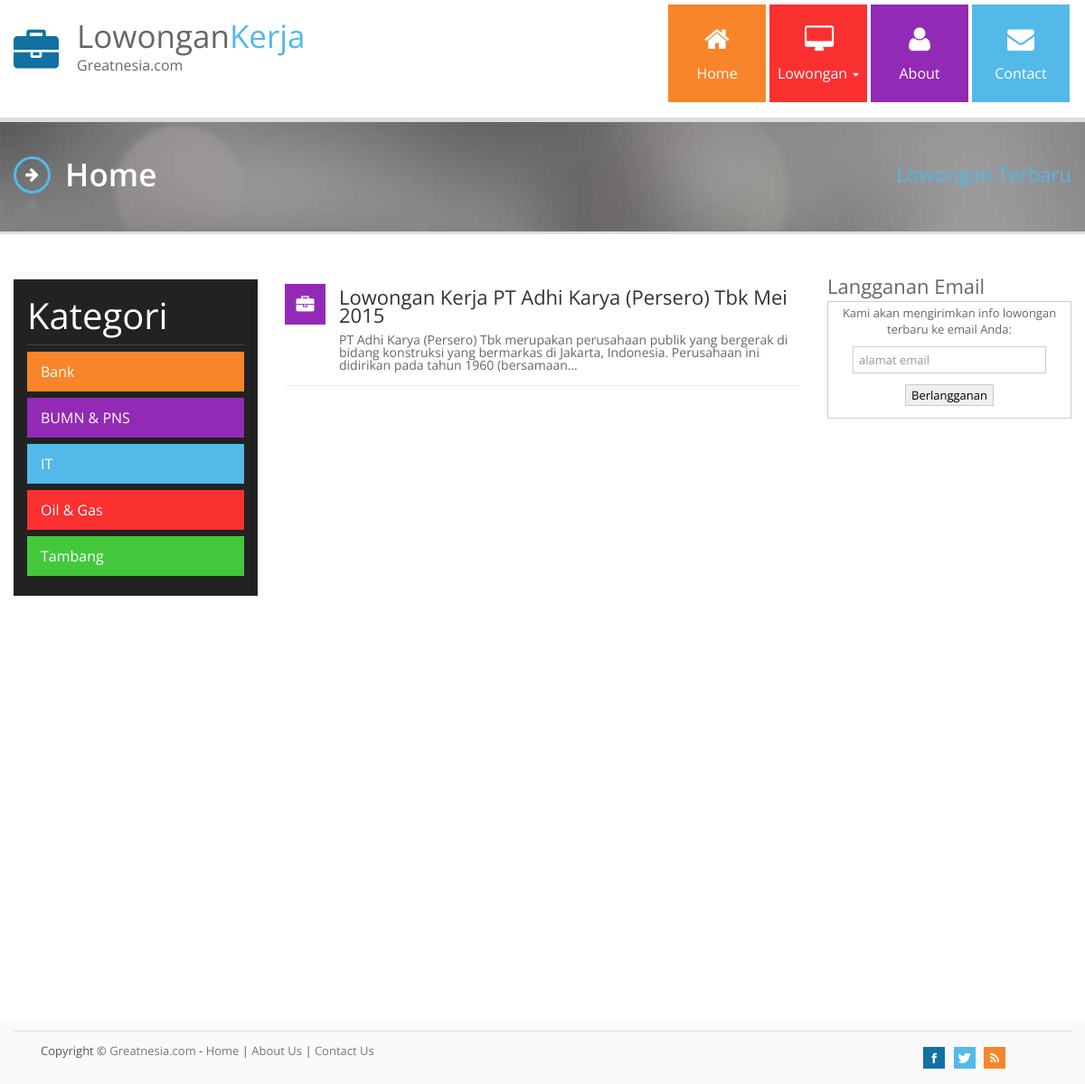
The page / on the database its author committed.
### tables this page shows
CREATE TABLE IF NOT EXISTS `kategori` (
  `kid` int(11) NOT NULL AUTO_INCREMENT,
  `nama` varchar(50) NOT NULL,
  `deskripsi` varchar(255) NOT NULL,
  PRIMARY KEY (`kid`)
);

CREATE TABLE IF NOT EXISTS `lowongan` (
  `lid` int(11) NOT NULL AUTO_INCREMENT,
  `kid` int(11) NOT NULL,
  `judul` varchar(255) NOT NULL,
  `deskripsi` text NOT NULL,
  `tag` text NOT NULL,
  `uploader` varchar(255) NOT NULL,
  `upload_time` datetime NOT NULL,
  `status` int(1) NOT NULL DEFAULT '0',
  PRIMARY KEY (`lid`)
);

### application/controllers/Home.php (called while the page is built, shortened)
<?php
class Home extends CI_Controller{
    public function __construct()
    {
        $this->load->model('homemodel','hmm');
    }
    public function index($off = 0)
    {
        $total = $this->hmm->countAllLoker();
        $this->load->library('pagination');
        $config["base_url"] = site_url('home/index');
        $config["total_rows"] = $total;
        $config["per_page"] = 10;
        $this->load->helper('text');
        $data["judul"] = "Home";
        $data["subjudul"] = "Lowongan Terbaru";
        $data["loker"] = $this->hmm->getAllLoker($config['per_page'],$off);
        $data["kategori"] = $this->hmm->getAllKategori();
        $this->load->view('home_view',$data);
    }
}

### index.php (called while the page is built, shortened)
<?php
require_once BASEPATH.'core/CodeIgniter.php';

### application/models/Homemodel.php (called while the page is built, shortened)
<?php
class Homemodel extends CI_Model
{
    public function getAllKategori()
    {
        $this->db->order_by('nama','asc');
        return $this->db->get('kategori');
    }
    public function getAllLoker($page,$off)
    {
        $this->db->where('status',1);
        $this->db->order_by('upload_time','desc');
        return $this->db->get('lowongan',$page,$off);
    }
    public function countAllLoker()
    {
        $this->db->where('status',1);
        return $this->db->count_all_results('lowongan');
    }
}

### application/config/config.php (called while the page is built, shortened)
<?php
$config['base_url'] = '';
$config['index_page'] = 'index.php';
$config['uri_protocol']	= 'REQUEST_URI';
$config['url_suffix'] = '';
$config['language']	= 'english';
$config['charset'] = 'UTF-8';
$config['enable_hooks'] = FALSE;
$config['subclass_prefix'] = 'MY_';
$config['composer_autoload'] = FALSE;
$config['permitted_uri_chars'] = 'a-z 0-9~%.:_\-';
$config['allow_get_array'] = TRUE;
$config['enable_query_strings'] = FALSE;
$config['controller_trigger'] = 'c';
$config['function_trigger'] = 'm';
$config['directory_trigger'] = 'd';
$config['log_threshold'] = 0;
$config['log_path'] = '';
$config['log_file_extension'] = '';
$config['log_file_permissions'] = 0644;
$config['log_date_format'] = 'Y-m-d H:i:s';
$config['error_views_path'] = '';
$config['cache_path'] = '';
$config['cache_query_string'] = FALSE;
$config['encryption_key'] = 'lokerkey1234567890QWERTYUIOPasdfghjklZXCVBNM';
$config['sess_driver'] = 'database';
$config['sess_cookie_name'] = 'loker_session';
$config['sess_expiration'] = 7200;
$config['sess_save_path'] = 'sessions';
$config['sess_match_ip'] = FALSE;
$config['sess_time_to_update'] = 300;
$config['sess_regenerate_destroy'] = FALSE;
$config['cookie_prefix']	= '';
$config['cookie_domain']	= '';
$config['cookie_path']		= '/';
$config['cookie_secure']	= FALSE;
$config['cookie_httponly'] 	= FALSE;
$config['standardize_newlines'] = FALSE;
$config['global_xss_filtering'] = FALSE;
$config['csrf_protection'] = FALSE;
$config['csrf_token_name'] = 'csrf_test_name';
$config['csrf_cookie_name'] = 'csrf_cookie_name';
$config['csrf_expire'] = 7200;
$config['csrf_regenerate'] = TRUE;
$config['csrf_exclude_uris'] = array();
$config['compress_output'] = FALSE;
$config['time_reference'] = 'local';
$config['rewrite_short_tags'] = FALSE;
$config['proxy_ips'] = '';

### application/views/home_view.php (the view, shortened to what this page needs)
<div class="page-heading blightblue">
  <div class="container">
    <div class="row">
      <div class="span12">
        <h2 class="pull-left"><i class="icon-arrow-right title-icon"></i> <?php echo "$judul"; ?></h2>
        <div class="pull-right heading-meta"><span class="lightblue"><?php echo $subjudul; ?></span></div>
      </div>
    </div>
  </div>
</div>
<div class="content">
  <div class="container">
    <div class="service-home">
        <div class="row">
          <div class="span3">
          <?php $warna = array('','blightblue','bred', 'bgreen', 'borange', 'bviolet', 'bblue'); ?>
            <div class="service-social bblack">
              <div class="service-big">Kategori</div>
              <hr />
              <?php foreach($kategori->result() as $kt) : ?>
              <a href="<?php echo site_url('home/kategori/'.$kt->kid.'/'.url_title(strtolower($kt->nama))); ?>">
              <div class="service-box <?php echo $warna[$kt->kid]; ?>">
                  <?php echo $kt->nama; ?>
              </div>
              </a>
              <?php endforeach; ?>
            </div>
          </div>
          <div class="span6 service-list">
              <?php $icon = array('','desktop','fire','globe','credit-card','briefcase'); ?>
              <?php foreach($loker->result() as $lk) : ?>
              <div class="service-icon">
                <i class="icon-<?php echo $icon[$lk->kid]; ?> <?php echo $warna[$lk->kid]; ?>"></i>
              </div>
              <div class="service-content">
                <h4 id="konten"><?php echo anchor('info/view/'.$lk->lid.'/'.url_title(strtolower($lk->judul)),$lk->judul); ?></h4>
                <p class="konten"><?php echo word_limiter(strip_tags($lk->deskripsi),25); ?></p>
              </div>
              <hr/>
              <?php endforeach; ?>
          </div>
          <div class="span3">
            <div class="widget">
              <h4>Langganan Email</h4>
              <form style="border:1px solid #ccc;padding:3px;text-align:center;" action="https://feedburner.google.com/fb/a/mailverify" method="post" target="popupwindow" onsubmit="window.open('https://feedburner.google.com/fb/a/mailverify?uri=loker-greatnesia', 'popupwindow', 'scrollbars=yes,width=550,height=520');return true"><p style="line-height: normal;">Kami akan mengirimkan info lowongan terbaru ke email Anda:</p><p><input type="text" style="width:200px" name="email" placeholder="alamat email"/><br/><input type="submit" value="Berlangganan" /></p><input type="hidden" value="loker-greatnesia" name="uri"/><input type="hidden" name="loc" value="en_US"/></form>
            </div>
            <div>
              <ins class="adsbygoogle"
                   style="display:inline-block;width:300px;height:600px"
                   data-ad-client="ca-pub-1468027569491883"
                   data-ad-slot="1166578458"></ins>
            </div>
          </div>
        </div>
    </div>
  </div>
</div>

### style/style.css (style rules this page uses)
* { border-radius: 0 !important; box-shadow: none !important; filter: progid:DXImageTransform.Microsoft.gradient(enabled = false) !important; text-shadow: none !important; font-family: "Open Sans", Arial, Helvetica, sans-serif; font-weight: 400; }
html { -webkit-font-smoothing: antialiased; }
body { font-size: 14px; line-height: 24px; color: #666; font-weight: 400; -webkit-font-smoothing: antialiased; }
h1,h2,h3,h4,h5,h6 { font-weight: 400; }
a { color: #333; text-decoration: none !important; }
form * { font-family: "Open Sans", Arial, Helvetica, sans-serif; font-size: 13px !important; }
input, textarea { background-image: none !important; border: 1px solid #ccc !important; font-family: "Open Sans", Arial, Helvetica, sans-serif !important; }
hr { margin:15px 0px 15px 0px !important; padding:0px !important; border-top:0px; border-bottom:1px solid #eee !important; height:0px; }
i.title-icon { font-size:17px; border: 2px solid #52b9e9; border-radius: 100px !important; display: inline-block; width: 35px; height: 35px; line-height: 35px; position: relative; top: -3px; text-align: center; margin-right: 7px; }
.bblack { background: #222 !important; color: #fff !important; border:0px !important; }
.blightblue { background:#52b9e9 !important; color: #fff !important; border: 0px !important; }
.bgreen { background: #43c83c !important; color: #fff !important; border: 0px !important; }
.borange { background:#f88529 !important; color: #fff !important; border: 0px !important; }
.bred { background: #fa3031 !important; color: #fff !important; border: 0px !important; }
.bviolet { background: #932ab6 !important; color: #fff !important; border: 0px !important; }
.blightblue h2,.blightblue h3, .blightblue h4, .blightblue h5, .blightblue h6, .bblue h2,.bblue h3, .bblue h4, .bblue h5, .bblue h6, .bgreen h2,.bgreen h3, .bgreen h4, .bgreen h5, .bgreen h6, .bred h2,.bred h3, .bred h4, .bred h5, .bred h6, .bviolet h2,.bviolet h3, .bviolet h4, .bviolet h5, .bviolet h6, .borange h2,.borange h3, .borange h4, .borange h5, .borange h6 { color: #fff !important; }
.lightblue { color:#52b9e9 !important; }
form input, form button, form textarea, form select { font-size:13px !important; }
.page-heading { background: url("../img/heading-back.jpg") !important; padding: 25px 0px; border-top: 5px solid #ddd !important; border-bottom: 3px solid #ddd !important; }
.page-heading h2 { font-size: 35px; line-height: 45px; font-weight: 600; }
.page-heading h2 i { top: -7px; border: 3px solid #52b9e9; }
.page-heading .heading-meta { font-size: 22px; line-height: 65px; }
.content { margin: 20px 0px; }
.service-home { margin: 20px 0px; }
.service-home .service-list { margin-top: 10px; margin-bottom: 10px; }
.service-home .service-icon { float: left; width: 40px; }
.service-home .service-icon i { font-size: 20px; display: block; margin-top: 5px; color: #fff; width: 45px; height: 45px; text-align: center; line-height: 45px; }
.service-home .service-content { position: relative; margin-left: 60px; }
.service-home h4 { font-size: 22px; line-height: 14px; }
.service-home p { font-size: 14px; }
.service-home .row hr { margin: 15px 0px !important; }
.service-home .service-social { padding: 15px; margin: 10px 0px; }
.service-home .service-social .service-big { font-size: 40px; line-height: 50px; }
.service-home .service-social hr { border-bottom: 1px solid #444 !important; border-top: 0px !important; margin: 7px 0px !important; }
.service-home .service-social .service-box { padding: 10px 15px; font-size: 16px; margin: 7px 0px; }
.konten { line-height: 100%; }
#konten { line-height: 90%; }

### rows shown on the page
kategori: nama "Bank"
kategori: nama "BUMN & PNS"
kategori: nama "IT"
kategori: nama "Oil & Gas"
kategori: nama "Tambang"
lowongan: lid+judul "Lowongan Kerja PT Adhi Karya (Persero) Tbk Mei 2015", deskripsi "PT Adhi Karya (Persero) Tbk merupakan perusahaan publik yang bergerak di bidang konstruksi yang bermarkas di Jakarta, Indonesia. Perusahaan ini didirikan pada tahun 1960 (bersamaan…"

### other values the page prints
$judul "Home"
$subjudul "Lowongan Terbaru"
